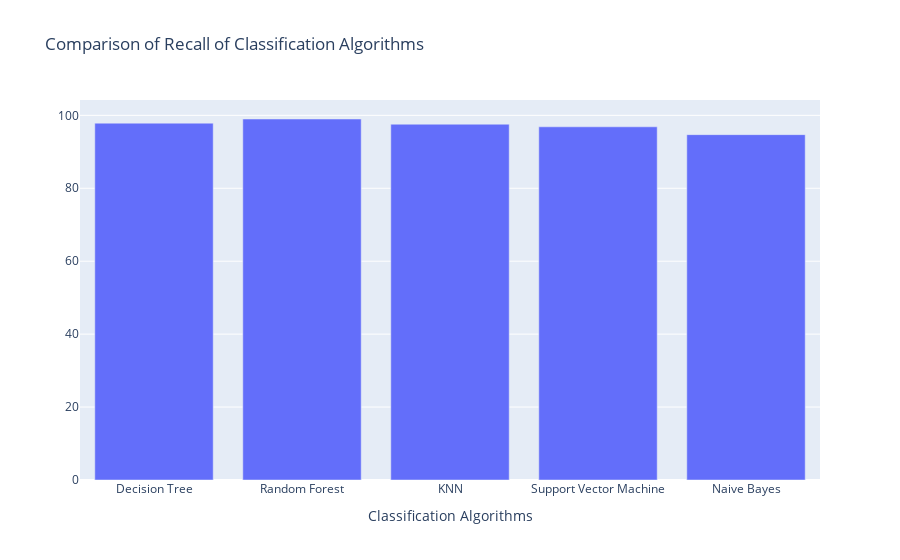

The notebook cell saved with this chart:
### Code cell
trace4 = {
  'x': algorithms,
  'y': recall,
  'name': 'score',
  'type': 'bar'
    
}

data = [trace4];
layout = {
  'xaxis': {'title': 'Classification Algorithms'},
  'title': 'Comparison of Recall of Classification Algorithms'
};
fig = go.Figure(data = data, layout = layout)
iplot(fig)

### Figure 1 — Plotly figure (JSON) as saved in the notebook; plotly's stock layout.template omitted (floating-point values rounded to 4 significant figures)
{"data": [{"y": [97.86, 99, 97.57, 96.86, 94.71], "x": ["Decision Tree", "Random Forest", "KNN", "Support Vector Machine", "Naive Bayes"], "type": "bar", "name": "score"}], "layout": {"xaxis": {"title": {"text": "Classification Algorithms"}}, "title": {"text": "Comparison of Recall of Classification Algorithms"}}}
